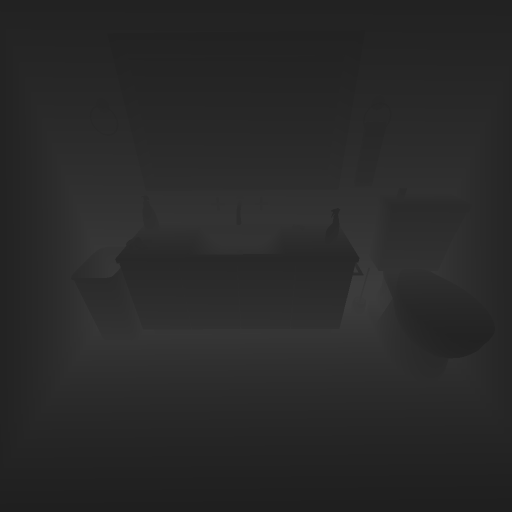
#> input picture HW3/input/depth.png, 1024 x 1024 px (shown at 1/2 size)
$ python task2.py
#> lines starting #> are read from the running program, lines starting #| are printed output that depends on the picture; pictures that were not available may be replaced by others from this repository, and a replacement may not be noted
import os
import numpy as np
import cv2 as cv

def main(path, input_id):
#> called with path = 'HW3', input_id = 0
    depth = cv.imread(os.path.join(path, 'input', 'depth.png'), cv.IMREAD_UNCHANGED)
#> depth is the input picture: shape (1024, 1024) uint16; min 7927, max 15564, mean 10563.6
    depth = depth * 10.0 / 65535
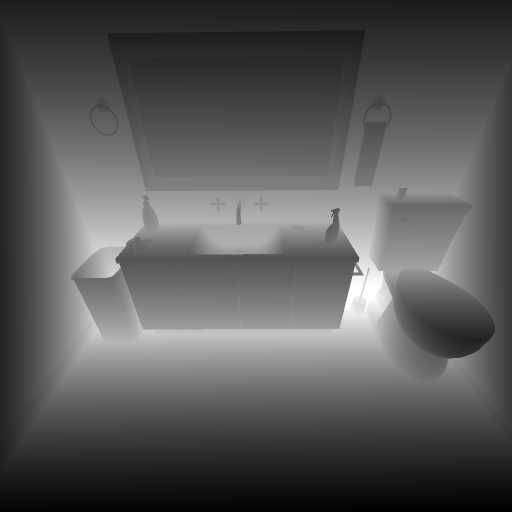
#> depth: shape (1024, 1024) float64 (shown at 1/2 size); min 1.21, max 2.37, mean 1.61; drawn with min black and max white
    normal = cv.imread(os.path.join(path, 'input', 'normal.png'), cv.IMREAD_UNCHANGED)
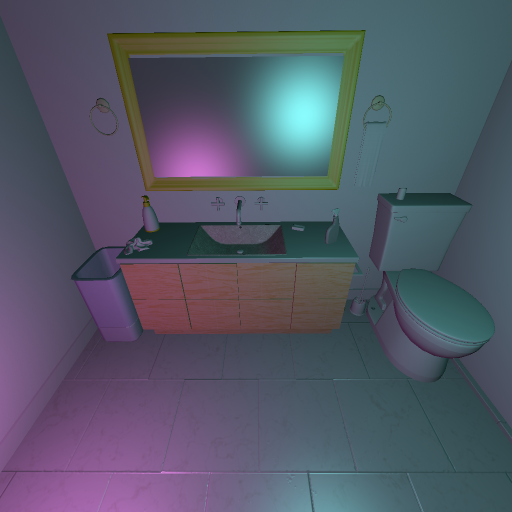
#> input picture HW3/input/task2-0.png, 1024 x 1024 px, given in place of normal.png, which was not available (shown at 1/2 size)
#> normal is the input picture: shape (1024, 1024, 3); mean B, G, R 102.7, 87.9, 83.4
    normal = normal * 2.0 / 65535 - 1.0
    diffuse = cv.imread(os.path.join(path, 'input', 'diffuse.png'), cv.IMREAD_UNCHANGED)
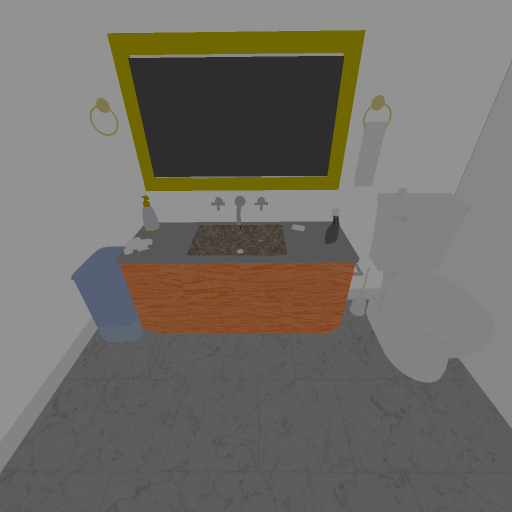
#> input picture HW3/input/diffuse.png, 1024 x 1024 px (shown at 1/2 size)
#> diffuse is the input picture: shape (1024, 1024, 3); mean B, G, R 103, 109.6, 113.3
    diffuse = diffuse * 1.0 / 255
    specular = cv.imread(os.path.join(path, 'input', 'specular.png'), cv.IMREAD_UNCHANGED)
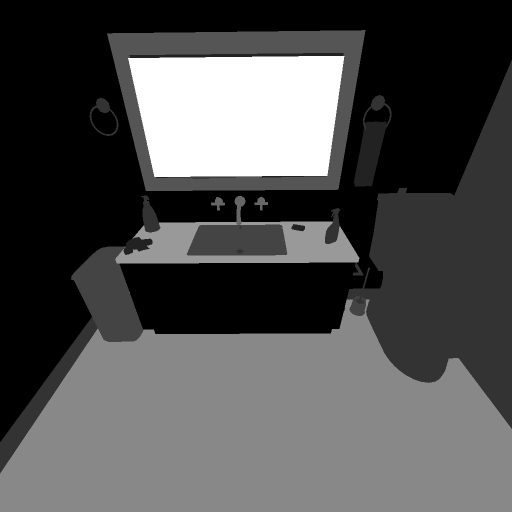
#> input picture HW3/input/specular.png, 1024 x 1024 px (shown at 1/2 size)
#> specular is the input picture: shape (1024, 1024, 3); min 0, max 15, mean 4.67
    specular = specular * 1.0 / 255
    shininess = cv.imread(os.path.join(path, 'input', 'shininess.png'), cv.IMREAD_UNCHANGED)
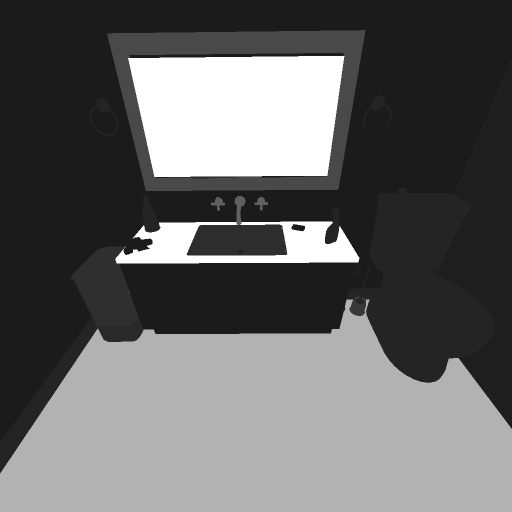
#> input picture HW3/input/shininess.png, 1024 x 1024 px (shown at 1/2 size)
#> shininess is the input picture: shape (1024, 1024, 3); min 27, max 255, mean 101.1
    shininess = shininess * 100.0 / 255
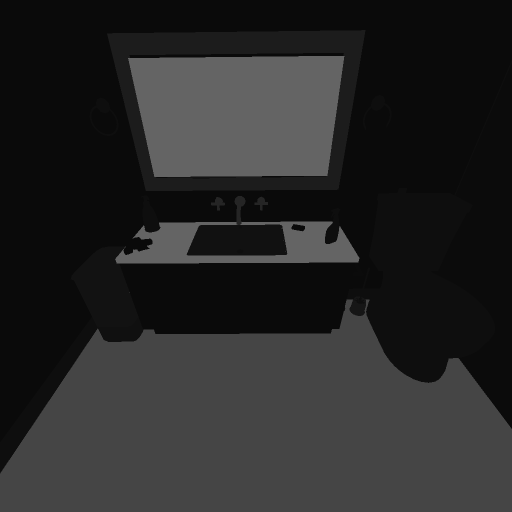
#> shininess: shape (1024, 1024, 3) float64 (shown at 1/2 size); min 10.59, max 100, mean 39.6
    image_target = cv.imread(os.path.join(path, 'input', 'task2-%d.png' % input_id), cv.IMREAD_UNCHANGED)
    cv.imshow('image_target', image_target)
    image_target = (image_target * 1.0 / 255) ** 2.2
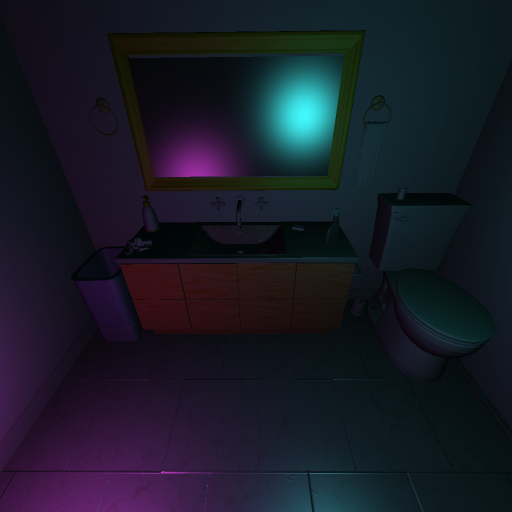
#> image_target: shape (1024, 1024, 3) float64 (shown at 1/2 size); mean B, G, R 0.149, 0.106, 0.0961
    camera_matrix = np.array([
        [512.,   0., 512.],
        [  0., 512., 512.],
        [  0.,   0.,   1.],
    ])
    cv.imshow('depth', depth * 0.1)
    cv.imshow('normal', normal * 0.5 + 0.5)
    cv.imshow('diffuse', diffuse)
    cv.imshow('specular', specular)
    cv.imshow('shininess', shininess * 0.01)

    # Please fill in your code.
    # TA's reference answer has 45 lines. 18 lines are copied from the first task.
    # Your code generates `light_position` `light_intensity` as numpy arrays with shape of [2, 3].

#> (the run stopped early here; a loop or call above may not have finished)
